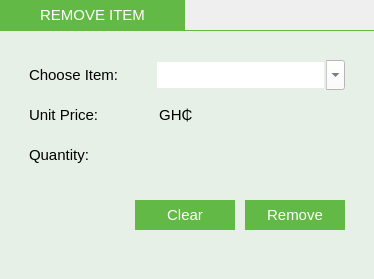
                 <widget class="QFrame" name="frame_16">
                  <property name="sizePolicy">
                   <sizepolicy hsizetype="Expanding" vsizetype="Expanding">
                    <horstretch>0</horstretch>
                    <verstretch>0</verstretch>
                   </sizepolicy>
                  </property>
                  <property name="minimumSize">
                   <size>
                    <width>0</width>
                    <height>0</height>
                   </size>
                  </property>
                  <property name="frameShape">
                   <enum>QFrame::NoFrame</enum>
                  </property>
                  <property name="frameShadow">
                   <enum>QFrame::Plain</enum>
                  </property>
                  <layout class="QGridLayout" name="gridLayout_18">
                   <property name="leftMargin">
                    <number>0</number>
                   </property>
                   <property name="topMargin">
                    <number>0</number>
                   </property>
                   <property name="rightMargin">
                    <number>0</number>
                   </property>
                   <property name="bottomMargin">
                    <number>0</number>
                   </property>
                   <property name="spacing">
                    <number>0</number>
                   </property>
                   <item row="2" column="0">
                    <widget class="QFrame" name="frame_18">
                     <property name="sizePolicy">
                      <sizepolicy hsizetype="Expanding" vsizetype="Expanding">
                       <horstretch>0</horstretch>
                       <verstretch>0</verstretch>
                      </sizepolicy>
                     </property>
                     <property name="styleSheet">
                      <string notr="true">background-color:rgb(230, 240, 230)</string>
                     </property>
                     <property name="frameShape">
                      <enum>QFrame::NoFrame</enum>
                     </property>
                     <property name="frameShadow">
                      <enum>QFrame::Plain</enum>
                     </property>
                     <layout class="QGridLayout" name="gridLayout_21">
                      <item row="1" column="1">
                       <layout class="QFormLayout" name="formLayout_7">
                        <property name="verticalSpacing">
                         <number>10</number>
                        </property>
                        <property name="leftMargin">
                         <number>0</number>
                        </property>
                        <property name="topMargin">
                         <number>0</number>
                        </property>
                        <property name="rightMargin">
                         <number>0</number>
                        </property>
                        <item row="0" column="0">
                         <widget class="QLabel" name="label_43">
                          <property name="minimumSize">
                           <size>
                            <width>120</width>
                            <height>30</height>
                           </size>
                          </property>
                          <property name="maximumSize">
                           <size>
                            <width>120</width>
                            <height>30</height>
                           </size>
                          </property>
                          <property name="font">
                           <font>
                            <pointsize>11</pointsize>
                           </font>
                          </property>
                          <property name="text">
                           <string>Choose Item:</string>
                          </property>
                         </widget>
                        </item>
                        <item row="0" column="1">
                         <widget class="QComboBox" name="removeItemChooseItemComboBox">
                          <property name="minimumSize">
                           <size>
                            <width>0</width>
                            <height>30</height>
                           </size>
                          </property>
                          <property name="maximumSize">
                           <size>
                            <width>16777215</width>
                            <height>30</height>
                           </size>
                          </property>
                          <property name="font">
                           <font>
                            <pointsize>11</pointsize>
                           </font>
                          </property>
                          <property name="styleSheet">
                           <string notr="true">color: rgb(46, 52, 54);
background-color: rgb(255, 255, 255);</string>
                          </property>
                          <property name="editable">
                           <bool>true</bool>
                          </property>
                          <property name="duplicatesEnabled">
                           <bool>true</bool>
                          </property>
                          <property name="frame">
                           <bool>false</bool>
                          </property>
                         </widget>
                        </item>
                        <item row="1" column="0">
                         <widget class="QLabel" name="label_34">
                          <property name="minimumSize">
                           <size>
                            <width>120</width>
                            <height>30</height>
                           </size>
                          </property>
                          <property name="maximumSize">
                           <size>
                            <width>120</width>
                            <height>30</height>
                           </size>
                          </property>
                          <property name="font">
                           <font>
                            <pointsize>11</pointsize>
                           </font>
                          </property>
                          <property name="text">
                           <string>Unit Price:  </string>
                          </property>
                         </widget>
                        </item>
                        <item row="1" column="1">
                         <layout class="QHBoxLayout" name="horizontalLayout_39">
                          <property name="spacing">
                           <number>0</number>
                          </property>
                          <item>
                           <widget class="QLabel" name="label_50">
                            <property name="minimumSize">
                             <size>
                              <width>40</width>
                              <height>0</height>
                             </size>
                            </property>
                            <property name="maximumSize">
                             <size>
                              <width>40</width>
                              <height>30</height>
                             </size>
                            </property>
                            <property name="font">
                             <font>
                              <pointsize>11</pointsize>
                             </font>
                            </property>
                            <property name="text">
                             <string> GH₵</string>
                            </property>
                           </widget>
                          </item>
                          <item>
                           <widget class="QLineEdit" name="removeItemUnitPriceLineEdit">
                            <property name="minimumSize">
                             <size>
                              <width>0</width>
                              <height>30</height>
                             </size>
                            </property>
                            <property name="maximumSize">
                             <size>
                              <width>16777215</width>
                              <height>30</height>
                             </size>
                            </property>
                            <property name="font">
                             <font>
                              <pointsize>11</pointsize>
                             </font>
                            </property>
                            <property name="styleSheet">
                             <string notr="true">border: 0px;
padding-left:5px;
padding-right: 5px;
</string>
                            </property>
                            <property name="readOnly">
                             <bool>true</bool>
                            </property>
                           </widget>
                          </item>
                         </layout>
                        </item>
                        <item row="2" column="0">
                         <widget class="QLabel" name="label_44">
                          <property name="minimumSize">
                           <size>
                            <width>120</width>
                            <height>30</height>
                           </size>
                          </property>
                          <property name="maximumSize">
                           <size>
                            <width>120</width>
                            <height>30</height>
                           </size>
                          </property>
                          <property name="font">
                           <font>
                            <pointsize>11</pointsize>
                           </font>
                          </property>
                          <property name="text">
                           <string>Quantity:</string>
                          </property>
                         </widget>
                        </item>
                        <item row="2" column="1">
                         <widget class="QLineEdit" name="removeItemQtyLineEdit">
                          <property name="minimumSize">
                           <size>
                            <width>0</width>
                            <height>30</height>
                           </size>
                          </property>
                          <property name="maximumSize">
                           <size>
                            <width>16777215</width>
                            <height>30</height>
                           </size>
                          </property>
                          <property name="font">
                           <font>
                            <pointsize>11</pointsize>
                           </font>
                          </property>
                          <property name="styleSheet">
                           <string notr="true">border: 0px;
padding-left:5px;
padding-right: 5px;
</string>
                          </property>
                          <property name="readOnly">
                           <bool>true</bool>
                          </property>
                         </widget>
                        </item>
                        <item row="4" column="0" colspan="2">
                         <layout class="QHBoxLayout" name="horizontalLayout_38">
                          <property name="spacing">
                           <number>10</number>
                          </property>
                          <property name="topMargin">
                           <number>20</number>
                          </property>
                          <property name="bottomMargin">
                           <number>0</number>
                          </property>
                          <item>
                           <spacer name="horizontalSpacer_43">
                            <property name="orientation">
                             <enum>Qt::Horizontal</enum>
                            </property>
                            <property name="sizeHint" stdset="0">
                             <size>
                              <width>40</width>
                              <height>20</height>
                             </size>
                            </property>
                           </spacer>
                          </item>
                          <item>
                           <widget class="QPushButton" name="removeItemClearButton">
                            <property name="minimumSize">
                             <size>
                              <width>100</width>
                              <height>30</height>
                             </size>
                            </property>
                            <property name="maximumSize">
                             <size>
                              <width>16777215</width>
                              <height>30</height>
                             </size>
                            </property>
                            <property name="font">
                             <font>
                              <pointsize>11</pointsize>
                             </font>
                            </property>
                            <property name="styleSheet">
                             <string notr="true">QPushButton#removeItemClearButton{
	color: #ffffff;
	background-color: #63b946;
	border: 0px;
	padding-right: 5px;
	padding-left: 5px;
}
QPushButton#removeItemClearButton:hover{
	color: #000000;
	background-color: rgb(255, 255, 255);
}
QPushButton#removeItemClearButton:pressed{
	color: #000000;
	background-color: #f2f2f2;
}</string>
                            </property>
                            <property name="text">
                             <string>Clear</string>
                            </property>
                           </widget>
                          </item>
                          <item>
                           <widget class="QPushButton" name="removeItemRemoveButton">
                            <property name="minimumSize">
                             <size>
                              <width>100</width>
                              <height>30</height>
                             </size>
                            </property>
                            <property name="maximumSize">
                             <size>
                              <width>16777215</width>
                              <height>30</height>
                             </size>
                            </property>
                            <property name="font">
                             <font>
                              <pointsize>11</pointsize>
                             </font>
                            </property>
                            <property name="styleSheet">
                             <string notr="true">QPushButton#removeItemRemoveButton{
	color: #ffffff;
	background-color: #63b946;
	border: 0px;
	padding-right: 5px;
	padding-left: 5px;
}
QPushButton#removeItemRemoveButton:hover{
	color: #000000;
	background-color: rgb(255, 255, 255);
}
QPushButton#removeItemRemoveButton:pressed{
	color: #000000;
	background-color: #f2f2f2;
}</string>
                            </property>
                            <property name="text">
                             <string>Remove</string>
                            </property>
                           </widget>
                          </item>
                         </layout>
                        </item>
                       </layout>
                      </item>
                      <item row="1" column="0">
                       <spacer name="horizontalSpacer_27">
                        <property name="orientation">
                         <enum>Qt::Horizontal</enum>
                        </property>
                        <property name="sizeType">
                         <enum>QSizePolicy::Preferred</enum>
                        </property>
                        <property name="sizeHint" stdset="0">
                         <size>
                          <width>20</width>
                          <height>20</height>
                         </size>
                        </property>
                       </spacer>
                      </item>
                      <item row="0" column="1">
                       <spacer name="verticalSpacer_15">
                        <property name="orientation">
                         <enum>Qt::Vertical</enum>
                        </property>
                        <property name="sizeType">
                         <enum>QSizePolicy::Preferred</enum>
                        </property>
                        <property name="sizeHint" stdset="0">
                         <size>
                          <width>20</width>
                          <height>20</height>
                         </size>
                        </property>
                       </spacer>
                      </item>
                      <item row="1" column="2">
                       <spacer name="horizontalSpacer_28">
                        <property name="orientation">
                         <enum>Qt::Horizontal</enum>
                        </property>
                        <property name="sizeType">
                         <enum>QSizePolicy::Preferred</enum>
                        </property>
                        <property name="sizeHint" stdset="0">
                         <size>
                          <width>20</width>
                          <height>20</height>
                         </size>
                        </property>
                       </spacer>
                      </item>
                      <item row="2" column="1">
                       <spacer name="verticalSpacer_14">
                        <property name="orientation">
                         <enum>Qt::Vertical</enum>
                        </property>
                        <property name="sizeType">
                         <enum>QSizePolicy::Expanding</enum>
                        </property>
                        <property name="sizeHint" stdset="0">
                         <size>
                          <width>20</width>
                          <height>40</height>
                         </size>
                        </property>
                       </spacer>
                      </item>
                     </layout>
                    </widget>
                   </item>
                   <item row="1" column="0">
                    <widget class="QLabel" name="label_37">
                     <property name="maximumSize">
                      <size>
                       <width>16777215</width>
                       <height>1</height>
                      </size>
                     </property>
                     <property name="styleSheet">
                      <string notr="true">background-color: #63b946;</string>
                     </property>
                     <property name="text">
                      <string/>
                     </property>
                    </widget>
                   </item>
                   <item row="0" column="0">
                    <layout class="QHBoxLayout" name="horizontalLayout_35">
                     <property name="bottomMargin">
                      <number>0</number>
                     </property>
                     <item>
                      <widget class="QLabel" name="label_36">
                       <property name="minimumSize">
                        <size>
                         <width>185</width>
                         <height>30</height>
                        </size>
                       </property>
                       <property name="maximumSize">
                        <size>
                         <width>185</width>
                         <height>30</height>
                        </size>
                       </property>
                       <property name="font">
                        <font>
                         <pointsize>11</pointsize>
                        </font>
                       </property>
                       <property name="styleSheet">
                        <string notr="true">background-color: #63b946;
color: #ffffff;
padding: 3px;</string>
                       </property>
                       <property name="text">
                        <string>REMOVE ITEM</string>
                       </property>
                       <property name="alignment">
                        <set>Qt::AlignCenter</set>
                       </property>
                      </widget>
                     </item>
                     <item>
                      <spacer name="horizontalSpacer_24">
                       <property name="orientation">
                        <enum>Qt::Horizontal</enum>
                       </property>
                       <property name="sizeHint" stdset="0">
                        <size>
                         <width>40</width>
                         <height>20</height>
                        </size>
                       </property>
                      </spacer>
                     </item>
                    </layout>
                   </item>
                  </layout>
                 </widget>
